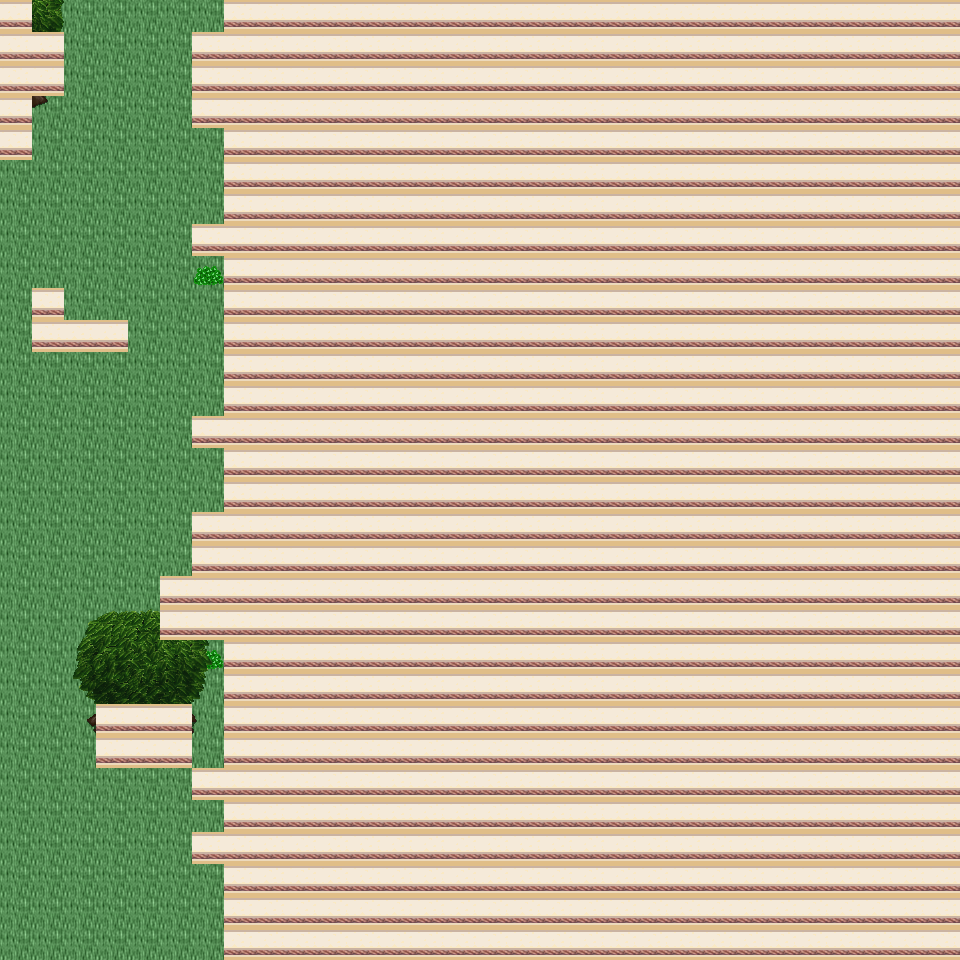

Rendered tile map (Tiled .tmx) drawn with the repository's tilesets; below, a short description and the map source with its tile grids summarised:
An orthogonal 30x30 tile map with 32x32 px tiles, 6 tile layers (Ground, Object, Object2, Above, ...), 28 tilesets and 3 objects (3x mapchange).

<map version="1.0" orientation="orthogonal" renderorder="right-down" width="30" height="30" tilewidth="32" tileheight="32" nextobjectid="4">
  <tileset firstgid="1" name="tileset_building_wall_int_wall_pale" tilewidth="32" tileheight="32" tilecount="16" columns="2">
    <image source="../drawable/tileset_building_wall_int_wall_pale.png" width="64" height="256" />
  </tileset>
  <tileset firstgid="17" name="tileset_ground_ground" tilewidth="32" tileheight="32" tilecount="33" columns="3">
    <image source="../drawable/tileset_ground_ground.png" width="96" height="352" />
  </tileset>
  <tileset firstgid="50" name="tileset_plant_bush_bushes" tilewidth="32" tileheight="32" tilecount="10" columns="5">
    <image source="../drawable/tileset_plant_bush_bushes.png" width="160" height="64" />
  </tileset>
  <tileset firstgid="60" name="tileset_plant_flower_daisy_blue" tilewidth="32" tileheight="32" tilecount="8" columns="2">
    <image source="../drawable/tileset_plant_flower_daisy_blue.png" width="64" height="128" />
  </tileset>
  <tileset firstgid="68" name="tileset_plant_flower_daisy_red" tilewidth="32" tileheight="32" tilecount="8" columns="2">
    <image source="../drawable/tileset_plant_flower_daisy_red.png" width="64" height="128" />
  </tileset>
  <tileset firstgid="76" name="tileset_plant_flower_daisy_white" tilewidth="32" tileheight="32" tilecount="8" columns="2">
    <image source="../drawable/tileset_plant_flower_daisy_white.png" width="64" height="128" />
  </tileset>
  <tileset firstgid="84" name="tileset_plant_flower_daisy_yellow" tilewidth="32" tileheight="32" tilecount="8" columns="2">
    <image source="../drawable/tileset_plant_flower_daisy_yellow.png" width="64" height="128" />
  </tileset>
  <tileset firstgid="92" name="tileset_plant_tree_tree_green" tilewidth="32" tileheight="32" tilecount="88" columns="8">
    <image source="../drawable/tileset_plant_tree_tree_green.png" width="256" height="352" />
  </tileset>
  <tileset firstgid="180" name="tileset_ground_ladder_steps" tilewidth="32" tileheight="32" tilecount="6" columns="3">
    <image source="../drawable/tileset_ground_ladder_steps.png" width="96" height="64" />
  </tileset>
  <tileset firstgid="186" name="tileset_building_fence_wooden_brown_fence" tilewidth="32" tileheight="32" tilecount="42" columns="7">
    <image source="../drawable/tileset_building_fence_wooden_brown_fence.png" width="224" height="192" />
  </tileset>
  <tileset firstgid="228" name="tileset_ground_earth_edges" tilewidth="32" tileheight="32" tilecount="18" columns="6">
    <image source="../drawable/tileset_ground_earth_edges.png" width="192" height="96" />
  </tileset>
  <tileset firstgid="246" name="tileset_ground_grass_edges" tilewidth="32" tileheight="32" tilecount="36" columns="12">
    <image source="../drawable/tileset_ground_grass_edges.png" width="384" height="96" />
  </tileset>
  <tileset firstgid="282" name="tileset_ground_grass_corners" tilewidth="32" tileheight="32" tilecount="24" columns="6">
    <image source="../drawable/tileset_ground_grass_corners.png" width="192" height="128" />
  </tileset>
  <tileset firstgid="306" name="tileset_logic_collision" tilewidth="32" tileheight="32" tilecount="1" columns="1">
    <image source="../drawable/tileset_logic_collision.png" width="32" height="32" />
  </tileset>
  <tileset firstgid="307" name="tileset_plant_tree_apple_tree" tilewidth="32" tileheight="32" tilecount="9" columns="3">
    <image source="../drawable/tileset_plant_tree_apple_tree.png" width="96" height="96" />
  </tileset>
  <tileset firstgid="316" name="tileset_plant_flower_pointed_yellow" tilewidth="32" tileheight="32" tilecount="2" columns="2">
    <image source="../drawable/tileset_plant_flower_pointed_yellow.png" width="64" height="32" />
  </tileset>
  <tileset firstgid="318" name="tileset_plant_flower_planted_containers" tilewidth="32" tileheight="32" tilecount="16" columns="4">
    <image source="../drawable/tileset_plant_flower_planted_containers.png" width="128" height="128" />
  </tileset>
  <tileset firstgid="334" name="tileset_item_firewood" tilewidth="32" tileheight="32" tilecount="12" columns="3">
    <image source="../drawable/tileset_item_firewood.png" width="96" height="128" />
  </tileset>
  <tileset firstgid="346" name="tileset_plant_flower_hothouse_flowers" tilewidth="32" tileheight="32" tilecount="72" columns="6">
    <image source="../drawable/tileset_plant_flower_hothouse_flowers.png" width="192" height="384" />
  </tileset>
  <tileset firstgid="418" name="tileset_ground_water_pool" tilewidth="32" tileheight="32" tilecount="72" columns="3">
    <image source="../drawable/tileset_ground_water_pool.png" width="96" height="768" />
  </tileset>
  <tileset firstgid="490" name="tileset_ground_rock_rubble" tilewidth="32" tileheight="32" tilecount="9" columns="3">
    <image source="../drawable/tileset_ground_rock_rubble.png" width="96" height="96" />
  </tileset>
  <tileset firstgid="499" name="tileset_ground_rock_rocks_3" tilewidth="32" tileheight="32" tilecount="16" columns="4">
    <image source="../drawable/tileset_ground_rock_rocks_3.png" width="128" height="128" />
  </tileset>
  <tileset firstgid="515" name="tileset_ground_rock_rocks" tilewidth="32" tileheight="32" tilecount="4" columns="2">
    <image source="../drawable/tileset_ground_rock_rocks.png" width="64" height="64" />
  </tileset>
  <tileset firstgid="519" name="tileset_item_postbox" tilewidth="32" tileheight="32" tilecount="4" columns="2">
    <image source="../drawable/tileset_item_postbox.png" width="64" height="64" />
  </tileset>
  <tileset firstgid="523" name="tileset_plant_tree_umbrella_thorn" tilewidth="32" tileheight="32" tilecount="18" columns="6">
    <image source="../drawable/tileset_plant_tree_umbrella_thorn.png" width="192" height="96" />
  </tileset>
  <tileset firstgid="541" name="tileset_plant_grasses" tilewidth="32" tileheight="32" tilecount="6" columns="3">
    <image source="../drawable/tileset_plant_grasses.png" width="96" height="64" />
  </tileset>
  <tileset firstgid="547" name="tileset_building_house_pink_blue" tilewidth="32" tileheight="32" tilecount="99" columns="11">
    <image source="../drawable/tileset_building_house_pink_blue.png" width="352" height="288" />
  </tileset>
  <tileset firstgid="646" name="tileset_building_life_tower" tilewidth="32" tileheight="32" tilecount="252" columns="9">
    <image source="../drawable/tileset_building_life_tower.png" width="288" height="896" />
  </tileset>
  <layer name="Ground" width="30" height="30">
    <data>[900 cells, 900 non-empty, 1 distinct tile ids]</data>
  </layer>
  <layer name="Object" width="30" height="30">
    <data>[900 cells, 59 non-empty, 20 distinct tile ids]</data>
  </layer>
  <layer name="Object2" width="30" height="30">
    <data>[900 cells, 99 non-empty, 13 distinct tile ids]</data>
  </layer>
  <layer name="Above" width="30" height="30">
    <data>[900 cells, 143 non-empty, 37 distinct tile ids]</data>
  </layer>
  <layer name="Above2" width="30" height="30">
    <data>[900 cells, 28 non-empty, 4 distinct tile ids]</data>
  </layer>
  <layer name="Walkable" width="30" height="30">
    <data>[900 cells, 720 non-empty, 1 distinct tile ids]</data>
  </layer>
  <objectgroup name="MapEvents">
    <object id="1" name="north" type="mapchange" x="32" y="0" width="192" height="32">
      <properties>
        <property name="map" value="0_ados_mountain_n2_w2_x4_y0" />
        <property name="place" value="south" />
      </properties>
    </object>
    <object id="2" name="south" type="mapchange" x="0" y="928" width="224" height="32">
      <properties>
        <property name="map" value="0_ados_mountain_n2_w2_x4_y2" />
        <property name="place" value="north" />
      </properties>
    </object>
    </objectgroup>
</map>
<!-- 1 of 3 objects omitted -->
